Frame 1 (no input): blank canvas, image omitted
Frame 60 (no input): blank canvas, image omitted
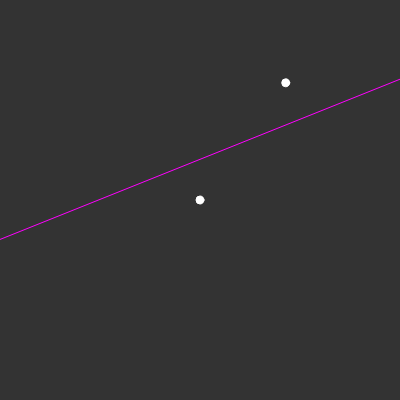
Frame 120 (the mouse pressed at the canvas centre since frame 60)

The p5.js sketch whose frames 1 and 60 were blank and that drew this single picture after the mouse press (run headless with seeded random() and noise() and a simulated clock; from frame 60 on, the mouse is pressed at the canvas centre):

// p5.js sketch
// ── sketch.js
var data = [];

var m = 0;
var b = 0;

function setup() {
  createCanvas(400, 400);
  background(51);
  var button = createButton("Random point");
  button.mousePressed(randomDot());
}

function gradientDescent() {
  
  var learning_rate = 0.1;
  
  for (var i = 0; i < data.length; i++) {
    var x = data[i].x;
    var y = data[i].y;
    
    var guess = m * x + b;
    
    var error = y - guess;
    
    m = m + (error * x) * learning_rate;
    b = b + error * learning_rate;
  }
}

function rSquared() {
  var xsum = 0;
  var ysum = 0;
  
  for (var i = 0; i < data.length; i++) {
    xsum += data[i].x;
    ysum += data[i].y;
  }
  
  var xmean = xsum / data.length;
  var ymean = ysum / data.length;
  
  var hat = 0;
  var rsquareden = 0;
  
  for (var i = 0; i < data.length; i++) {
    ypredicted = m * data[i].x + b
    diff = ypredicted - data[i].y
    hat += diff * diff;
    rsquareden += (data[i].y - ymean) * (data[i].y - ymean)
  }
  
  rsquared = 1 - hat/rsquareden;
  Math.round((rsquared + Number.EPSILON) * 1000) / 1000
  console.log(rsquared);
}

function drawLine() {
  var x1 = 0;
  var y1 = m * x1 + b;
  var x2 = 1;
  var y2 = m * x2 + b;
  
  x1 = map(x1, 0, 1, 0, width);
  y1 = map(y1, 0, 1, height, 0);
  x2 = map(x2, 0, 1, 0, width);
  y2 = map(y2, 0, 1, height, 0);
  
  stroke(255,0,255);
  line(x1, y1, x2, y2);
}

function mousePressed() {
  var x = map(mouseX, 0, width, 0, 1);
  var y = map(mouseY, 0, height, 1, 0); 
  var point = createVector(x,y);
  data.push(point);
}

function randomDot() {
  var x = map(random(0, 400), 0, width, 0, 1);
  var y = map(random(0, 400), 0, width, 1, 0); 
  
  var point = createVector(x,y);
  data.push(point);
}

function draw() {
  background(51);
  for (var i = 0; i < data.length; i++) {
    var x = map(data[i].x, 0, 1, 0, width);
    var y = map(data[i].y, 0, 1, height, 0);
    fill(255);
    stroke(255);
    ellipse(x,y,8,8);
  }
  
  if (data.length > 1) {
    gradientDescent();
    rSquared();
    drawLine(); 
  }
}
